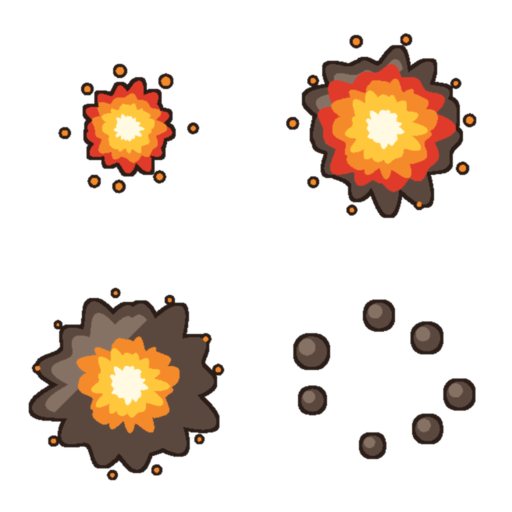
#> input picture art_src/vfx/raw/_ref_hit_explode.png, 1024 x 1024 px, given in place of evt_rat_ink_a.png, which was not available (shown at 1/2 size)
$ python process_event_art.py
#> lines starting #> are read from the running program, lines starting #| are printed output that depends on the picture; pictures that were not available may be replaced by others from this repository, and a replacement may not be noted
### docs/prompt/enemy/process_bosses.py
#!/usr/bin/env python3
"""把 Gemini 出的 boss 母版切成单张透明 PNG，送进 Assets/Resources/Art/。

和界面图标那条管线的区别：**这里不做调色板量化**。现有敌人图本身就有柔和的
灰阶明暗（见 walker.png / boss.png），压成硬边平涂反而会和战场上其他敌人脱节。
图标那次要压是因为模型偷偷给球体加径向渐变，这次的渐变是我们要的。

沿用的教训：抠洋红时**腐蚀量必须跟着格子尺寸走**。格子 512px 时溢色带有好几像素
宽，只腐蚀 1px 会把洋红残留留在黑描边里。

    .venv-mock/bin/python docs/prompt/enemy/process_bosses.py
"""
import os
import shutil

from PIL import Image, ImageFilter

HERE = os.path.dirname(os.path.abspath(__file__))
REPO = os.path.abspath(os.path.join(HERE, "..", "..", ".."))
RAW = "/Users/rosa/rosa_games/game_assets/black-rosa/assets/raw"
FINAL = "/Users/rosa/rosa_games/game_assets/black-rosa/assets/final"
DEST = os.path.join(REPO, "Assets", "Resources", "Art")

MAXDIM = 256    # 导入器 maxTextureSize 就是 256，再大也会被缩
PAD = 0.04      # 四周留一点空，免得描边贴边被采样裁掉

# (成品名, 母版, 列, 行, 总列, 总行)  —— 逐格挑过的最好一版
CELLS = [
    ("boss_drum",    "boss_1_4.png",     0, 0, 2, 2),  # 鼓面：黄鼓皮+红鼓绳+铜钉
    ("boss_inkbag",  "boss_1_4.png",     1, 0, 2, 2),  # 墨囊：紫墨囊+绿束带+铜提环
    ("boss_iron",    "boss_1_4.png",     0, 1, 2, 2),  # 铁桶：灰蓝铁板+铜面罩+红缨
    ("boss_twin",    "boss_1_4.png",     1, 1, 2, 2),  # 双首：青巾+黄巾+铜锁链
    ("boss_warden",  "boss_5_8_v2.png",  0, 0, 2, 2),  # 牢头：铁链+褐皮裙+铜钥匙
    ("boss_medic",   "boss_5_8_v2.png",  1, 0, 2, 2),  # 墨医：白袍+绿十字+药囊
    ("boss_thunder", "boss_fix.png",     1, 0, 2, 2),  # 奔雷：橙红飘带+铜护腕+金脚环
    ("boss_king",    "boss_king.png",    0, 0, 1, 1),  # 墨王：金冠+朱红袍+铜甲+玉佩
]


def key_out(cell, t0=58.0, t1=104.0):
    """洋红键控。按色距算 alpha，腐蚀去彩边，再轻微羽化。"""
    w, h = cell.size
    rgb = cell.convert("RGB")
    px = rgb.load()
    alpha = Image.new("L", (w, h), 255)
    ap = alpha.load()
    for y in range(h):
        for x in range(w):
            r, g, b = px[x, y]
            # 洋红的特征：R、B 高而 G 低
            d = ((255 - r) ** 2 + g ** 2 + (255 - b) ** 2) ** 0.5
            if d < t0:
                ap[x, y] = 0
            elif d < t1:
                ap[x, y] = int(255 * (d - t0) / (t1 - t0))

    # 腐蚀量跟着格子尺寸走。512px 的格子溢色带好几像素宽，腐蚀 1px 压不住，
    # 洋红残留会留在深描边里。描边本身很厚，按比例掉 2~3px 在 256px 成品上看不出来。
    k = 3 if w < 200 else (5 if w < 400 else 7)
    alpha = alpha.filter(ImageFilter.MinFilter(k))
    alpha = alpha.filter(ImageFilter.GaussianBlur(max(0.6, w / 480.0)))

    out = cell.convert("RGBA")
    out.putalpha(alpha)
    return out


def drop_bleed(img, keep_ratio=0.22):
    """丢掉邻格越界进来的碎片。

    判据：连通块「贴着格子边缘」且「面积远小于主体」才删。角色四周的墨点是
    合法的分离细节，它们不碰边，所以能留下；越界的别人身体必然碰边。
    """
    w, h = img.size
    a = img.split()[3].point(lambda v: 255 if v > 110 else 0)
    seen = [False] * (w * h)
    ap = a.load()
    blobs = []
    for sy in range(h):
        for sx in range(w):
            i = sy * w + sx
            if seen[i] or ap[sx, sy] == 0:
                continue
            stack = [(sx, sy)]
            seen[i] = True
            cells = []
            edge = False
            while stack:
                x, y = stack.pop()
                cells.append((x, y))
                if x == 0 or y == 0 or x == w - 1 or y == h - 1:
                    edge = True
                for dx, dy in ((1, 0), (-1, 0), (0, 1), (0, -1)):
                    nx, ny = x + dx, y + dy
                    if 0 <= nx < w and 0 <= ny < h:
                        j = ny * w + nx
                        if not seen[j] and ap[nx, ny]:
                            seen[j] = True
                            stack.append((nx, ny))
            blobs.append((cells, edge))
    if not blobs:
        return img
    big = max(len(c) for c, _ in blobs)
    mask = Image.new("L", (w, h), 0)
    mp = mask.load()
    dropped = 0
    for cells, edge in blobs:
        if edge and len(cells) < big * keep_ratio:
            dropped += 1
            continue
        for x, y in cells:
            mp[x, y] = 255
    if dropped:
        al = img.split()[3]
        al = Image.composite(al, Image.new("L", (w, h), 0), mask)
        img = img.copy()
        img.putalpha(al)
    return img, dropped


def normalize(img):
    """裁到包围盒、留边、等比缩到 MAXDIM。"""
    bb = img.getbbox()
    if bb:
        img = img.crop(bb)
    pad = int(max(img.size) * PAD)
    canvas = Image.new("RGBA", (img.width + pad * 2, img.height + pad * 2), (0, 0, 0, 0))
    canvas.paste(img, (pad, pad), img)
    k = MAXDIM / max(canvas.size)
    if k < 1:
        canvas = canvas.resize((max(1, round(canvas.width * k)),
                                max(1, round(canvas.height * k))), Image.LANCZOS)
    return canvas


# [36 lines left out: function main, not called in this run]


# [2 lines that do not run on import are left out]

### docs/prompt/enemy/process_mobs2.py
#!/usr/bin/env python3
"""第二批常规兵切图：四只纯墨杂兵 + 重出的补墨/厚甲 + 束墨。

复用 process_bosses 的键控和归一化。这一批多两道处理，都是这次踩出来的：

1. `drop_far` —— 模型在「团墨」左边画了三道速度线。它们四周留白、不碰格子边缘，
   所以 `drop_bleed` 那条「贴边才删」的判据抓不到；而 BattleView 是按包围盒
   居中画敌人的，留着它们会把整只球往右顶。判据换成「离主体太远就删」：
   角色四周的墨点离身体都很近（十几像素），速度线明显更远。
2. `neutralize` —— 洋红底把眼白染成了淡紫（#DDD4F0 这一档）。判据卡在
   **亮 + 绿是最暗通道**：洋红/粉/紫系一定绿最低，而这一批的合法颜色
   （绿十字 g 最高、灰蓝甲 r 最低、铜铆钉 b 最低、芥黄 b 最低）都不满足，
   所以不会被误伤。

    .venv-mock/bin/python docs/prompt/enemy/process_mobs2.py [--report]
"""
import os
import shutil
import sys

from PIL import Image, ImageFilter

from process_bosses import RAW, FINAL, DEST, REPO, key_out, drop_bleed, normalize

MAXDIM = 224    # 常规兵比 boss 小一号，和第一批一致

# (成品名, 母版, 列, 行, 总列, 总行)
CELLS = [
    ("chubby",  "mob_d_v3.png", 0, 0, 2, 2),  # 胖墨：矮胖，血厚步慢
    ("tall",    "mob_d_v3.png", 1, 0, 2, 2),  # 高墨：瘦高，步子大
    ("ball",    "mob_d_v3.png", 0, 1, 2, 2),  # 团墨：圆球，小快脆
    ("bighead", "mob_d_v3.png", 1, 1, 2, 2),  # 大头墨：头大身小
    ("mender",  "mob_e_v2.png", 0, 0, 2, 2),  # 补墨（重出）：白帽端正戴在头顶
    ("bulwark", "mob_e_v2.png", 1, 0, 2, 2),  # 厚甲（重出）：圆头独立于肩膀
    ("belt",    "mob_e_v2.png", 1, 1, 2, 2),  # 束墨：芥黄腰带，走空列
]

# 离主体多远算游离。按格子宽度的比例给，母版尺寸变了不用重调。
FAR_GAP = 0.035


def components(alpha):
    """返回 [(像素列表, 是否贴边)]，判据和 drop_bleed 一致。"""
    w, h = alpha.size
    a = alpha.point(lambda v: 255 if v > 110 else 0)
    ap = a.load()
    seen = bytearray(w * h)
    out = []
    for sy in range(h):
        for sx in range(w):
            i = sy * w + sx
            if seen[i] or ap[sx, sy] == 0:
                continue
            stack = [(sx, sy)]
            seen[i] = 1
            cells = []
            while stack:
                x, y = stack.pop()
                cells.append((x, y))
                for dx, dy in ((1, 0), (-1, 0), (0, 1), (0, -1)):
                    nx, ny = x + dx, y + dy
                    if 0 <= nx < w and 0 <= ny < h:
                        j = ny * w + nx
                        if not seen[j] and ap[nx, ny]:
                            seen[j] = 1
                            stack.append((nx, ny))
            out.append(cells)
    return out


def drop_far(img, gap_ratio=FAR_GAP, report=False):
    """删掉离主体太远的连通块。主体 = 面积最大的那块。"""
    w, h = img.size
    blobs = components(img.split()[3])
    if len(blobs) < 2:
        return img, 0
    blobs.sort(key=len, reverse=True)
    main = Image.new("L", (w, h), 0)
    mp = main.load()
    for x, y in blobs[0]:
        mp[x, y] = 255
    gap = max(3, int(w * gap_ratio))
    near = main.filter(ImageFilter.MaxFilter(gap * 2 + 1)).load()

    keep = Image.new("L", (w, h), 0)
    kp = keep.load()
    dropped = 0
    for cells in blobs:
        if cells is blobs[0] or any(near[x, y] for x, y in cells):
            for x, y in cells:
                kp[x, y] = 255
        else:
            dropped += 1
            if report:
                xs = [x for x, _ in cells]
                ys = [y for _, y in cells]
                print(f"      丢: 面积 {len(cells):>5}  "
                      f"x {min(xs)}-{max(xs)}  y {min(ys)}-{max(ys)}")
    if dropped:
        al = Image.composite(img.split()[3], Image.new("L", (w, h), 0), keep)
        img = img.copy()
        img.putalpha(al)
    return img, dropped


def neutralize(img):
    """把被洋红底染紫/染粉的亮部拉回中性。见文件头第 2 条。"""
    px = img.load()
    w, h = img.size
    n = 0
    for y in range(h):
        for x in range(w):
            r, g, b, a = px[x, y]
            if a < 200:
                continue
            lo = min(r, g, b)
            hi = max(r, g, b)
            if lo > 120 and g == lo and hi - g > 10:
                px[x, y] = (hi, hi, hi, a)
                n += 1
    return img, n


# [47 lines left out: function main, not called in this run]


# [2 lines that do not run on import are left out]

### docs/prompt/event/process_event_art.py
#!/usr/bin/env python3
"""招财进宝的活动美术：八只偷宝老鼠 + 庙会底图。

敌人沿用 enemy/process_mobs2 的键控、去越界、去游离，成品 evt_*.png
进 Assets/Resources/Art/，战斗里 InkSprites.EnemyTheme = "evt_" 时优先取它们。
底图按 cover 裁成 720x1280、往纸色淡 12%，放进 CdnArt/Bg/，再跑 cdn_build.py。

    .venv-mock/bin/python docs/prompt/event/process_event_art.py
"""
import os
import re
import shutil
import sys
import uuid

import numpy as np
from PIL import Image

HERE = os.path.dirname(os.path.abspath(__file__))
sys.path.insert(0, os.path.join(HERE, "..", "enemy"))
from process_bosses import key_out, drop_bleed, normalize  # noqa: E402
from process_mobs2 import drop_far, neutralize  # noqa: E402

REPO = os.path.abspath(os.path.join(HERE, "..", "..", ".."))
BASE = "/Users/rosa/rosa_games/game_assets/black-rosa/美术/活动招财"
RAW = os.path.join(BASE, "raw")
FINAL = os.path.join(BASE, "final")
ART = os.path.join(REPO, "Assets", "Resources", "Art")
CDN_BG = os.path.join(REPO, "CdnArt", "Bg")
MAXDIM = 224
CELL_WORK = 512

# (成品名, 母版, 列, 行)  —— 母版都是 2x2。活动怪是偷宝的老鼠，和主线的墨人分开。
CELLS = [
    ("evt_walker",  "evt_rat_ink_a.png", 0, 0),  # 抱金元宝
    ("evt_ball",    "evt_rat_ink_a.png", 1, 0),  # 缩成球
    ("evt_chubby",  "evt_rat_ink_a.png", 0, 1),  # 扛米袋
    ("evt_bighead", "evt_rat_ink_a.png", 1, 1),  # 大耳朵
    ("evt_runner",  "evt_rat_ink_b.png", 0, 0),  # 举红包
    ("evt_swarm",   "evt_rat_ink_b.png", 1, 0),  # 三只举金钱
    ("evt_shield",  "evt_rat_ink_b.png", 0, 1),  # 举铜钱盾
    ("evt_elite",   "evt_rat_ink_b.png", 1, 1),  # 红坎肩扛算盘
]

PAPER = np.array([244, 239, 228], dtype=np.float32)
FADE = 0.12


def meta_like(src_name, dst_path):
    if os.path.exists(dst_path + ".meta"):
        return
    src = open(os.path.join(ART, src_name + ".meta"), encoding="utf-8").read()
    src = re.sub(r"guid: [0-9a-f]{32}", "guid: " + uuid.uuid4().hex, src, count=1)
    open(dst_path + ".meta", "w", encoding="utf-8").write(src)


def kill_shadow(cell):
    """脚下那块压暗的洋红影子离纯洋红太远，键控抠不掉，先刷回纯洋红。
    判据：绿几乎为零、红蓝接近、又不是黑描边。红包、粉尾巴绿都不低，碰不到。"""
    a = np.array(cell.convert("RGB")).astype(np.int16)
    r, g, b = a[..., 0], a[..., 1], a[..., 2]
    m = (g < 60) & (np.abs(r - b) < 50) & (r > 90) & (b > 90)
    a[m] = (255, 0, 255)
    out = Image.fromarray(a.astype(np.uint8)).convert("RGBA")
    return out


def mobs():
    os.makedirs(FINAL, exist_ok=True)
    sheets = {}
    for name, src, cx, cy in CELLS:
        if src not in sheets:
            sheets[src] = Image.open(os.path.join(RAW, src)).convert("RGBA")
        sheet = sheets[src]
        cw, ch = sheet.width // 2, sheet.height // 2
        cell = sheet.crop((cx * cw, cy * ch, (cx + 1) * cw, (cy + 1) * ch))
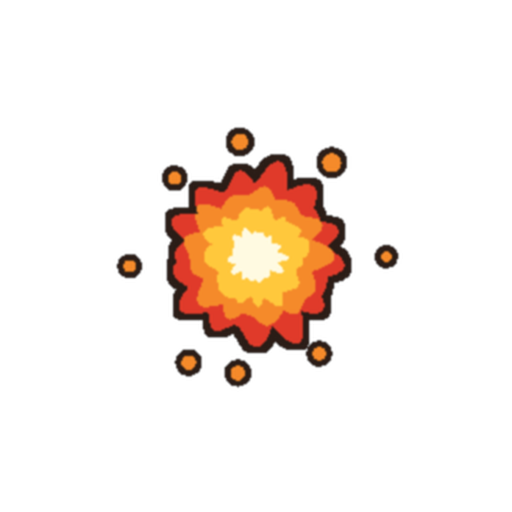
#> cell: PIL image 512x512 RGBA; mean R, G, B, A 246.8, 237.2, 230.7, 255
        cell = cell.resize((CELL_WORK, CELL_WORK), Image.LANCZOS)
        img = key_out(kill_shadow(cell))
#> in kill_shadow, `r, g, b = a[..., 0], a[..., 1], a[..., 2]`:
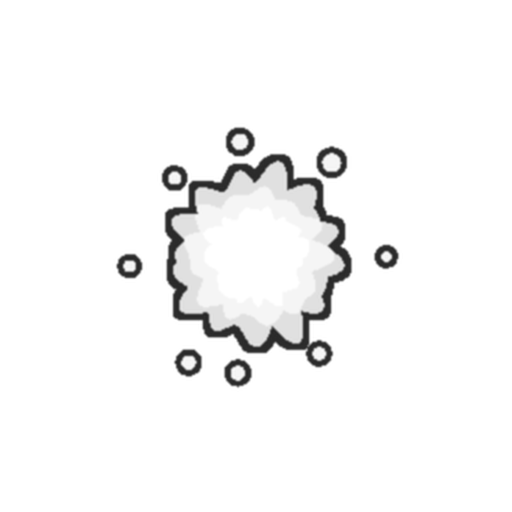
#> r: shape (512, 512) int16; min 36, max 255, mean 246.8
#> in kill_shadow, `r, g, b = a[..., 0], a[..., 1], a[..., 2]`:
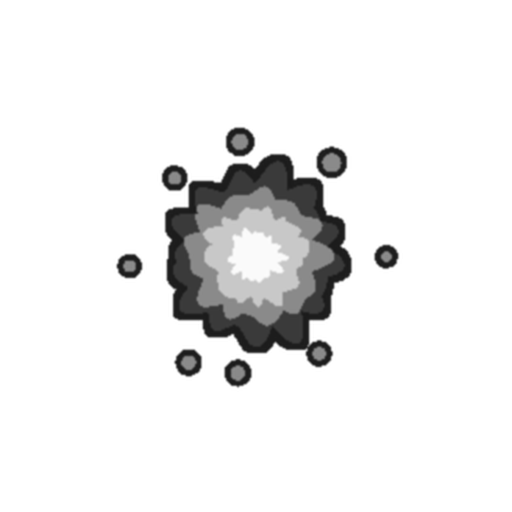
#> g: shape (512, 512) int16; min 26, max 255, mean 237.2
#> in kill_shadow, `r, g, b = a[..., 0], a[..., 1], a[..., 2]`:
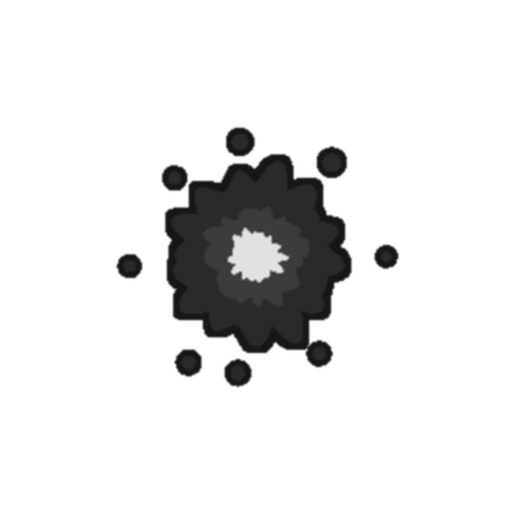
#> b: shape (512, 512) int16; min 21, max 255, mean 230.7
#> in key_out, `w, h = cell.size`: w = 512
#> in key_out, `k = 3 if w < 200 else (5 if w < 400 else 7)`: k = 7
        res = drop_bleed(img)
        img = res[0] if isinstance(res, tuple) else res
        img, far = drop_far(img)
#> in drop_far, `blobs = components(img.split()[3])`: blobs = 1 item
#> far = 0
        img, tinted = neutralize(img)
#> tinted = 0
        img = normalize(img)
#> in normalize, `bb = img.getbbox()`: bb = (0, 0, 512, 512)
#> in normalize, `canvas.paste(img, (pad, pad), img)`:
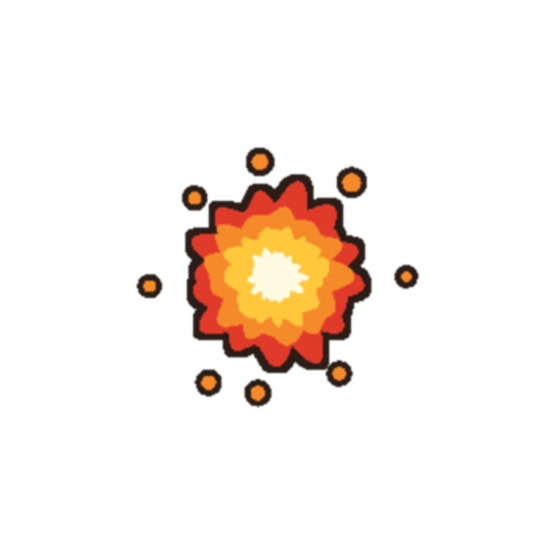
#> canvas: PIL image 552x552 RGBA; mean R, G, B, A 212.3, 204.1, 198.5, 219.4; transparent parts drawn white
        k = MAXDIM / max(img.size)
        if k < 1:
            img = img.resize((max(1, round(img.width * k)), max(1, round(img.height * k))), Image.LANCZOS)
        fp = os.path.join(FINAL, name + ".png")
        img.save(fp, optimize=True)
        dst = os.path.join(ART, name + ".png")
        shutil.copyfile(fp, dst)
        meta_like("walker.png", dst)
        print(f"{name:<12} {str(img.size):<11} {os.path.getsize(fp) // 1024:>3}KB 游离={far} 去色={tinted}")

    cw = 260
    board = Image.new("RGBA", (cw * 4, cw * 2), (248, 245, 238, 255))
    for i, (name, *_r) in enumerate(CELLS):
        im = Image.open(os.path.join(FINAL, name + ".png")).convert("RGBA")
        k = (cw * 0.86) / max(im.size)
        im = im.resize((max(1, round(im.width * k)), max(1, round(im.height * k))), Image.LANCZOS)
        x = (i % 4) * cw + cw // 2
        y = (i // 4) * cw + cw // 2
        board.paste(im, (x - im.width // 2, y - im.height // 2), im)
    cp = os.path.join(BASE, "_接触图.png")
    board.convert("RGB").save(cp)
    print("接触图 ->", cp)


# [14 lines left out: function backdrop, not called in this run]


if __name__ == "__main__":
#> (the run stopped early here; a loop or call above may not have finished)

$ run again, on art_src/vfx/raw/v2_ice_crust.png
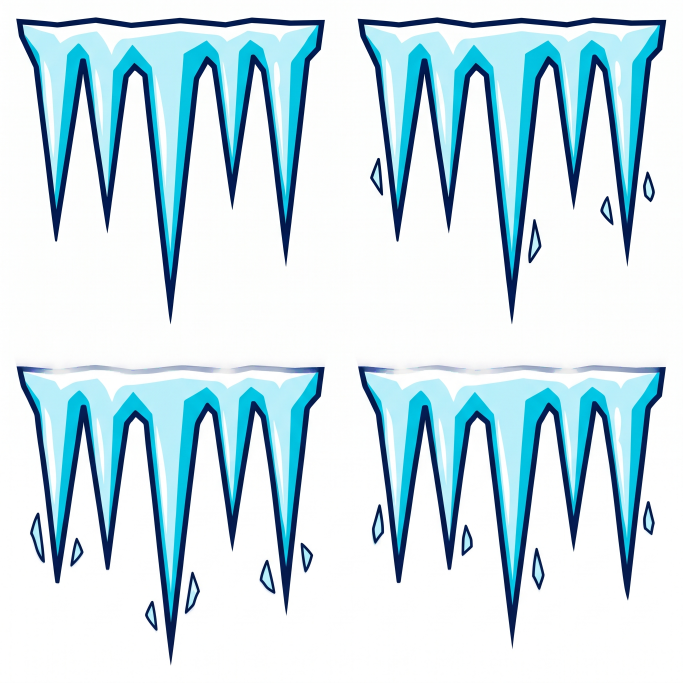
#> input picture art_src/vfx/raw/v2_ice_crust.png, 2048 x 2048 px, given in place of evt_rat_ink_a.png, which was not available (shown at 1/3 size)
#> in kill_shadow, `r, g, b = a[..., 0], a[..., 1], a[..., 2]`:
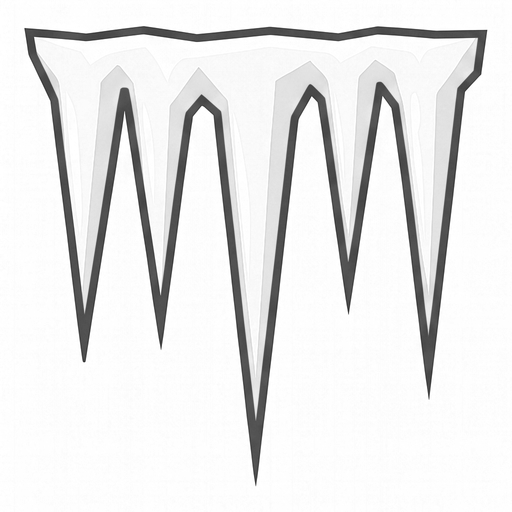
#> b: shape (512, 512) int16; min 32, max 255, mean 232.7
#> m: shape (512, 512) bool; every value is 0
#> in key_out, `w, h = cell.size`: w = 512
#> alpha: PIL image 512x512 L; every value is 255
#> in key_out, `k = 3 if w < 200 else (5 if w < 400 else 7)`: k = 7
#> blobs = 1 item
#> far = 0
#> bb = (0, 0, 512, 512)
#> in normalize, `canvas = canvas.resize((max(1, round(canvas.width * k)), max(1, round(..`:
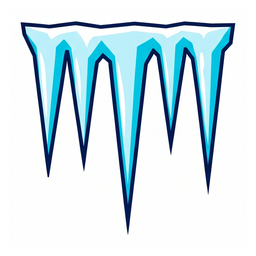
#> canvas: PIL image 256x256 RGBA; mean R, G, B, A 177.8, 197.6, 204.7, 219.4; transparent parts drawn white
